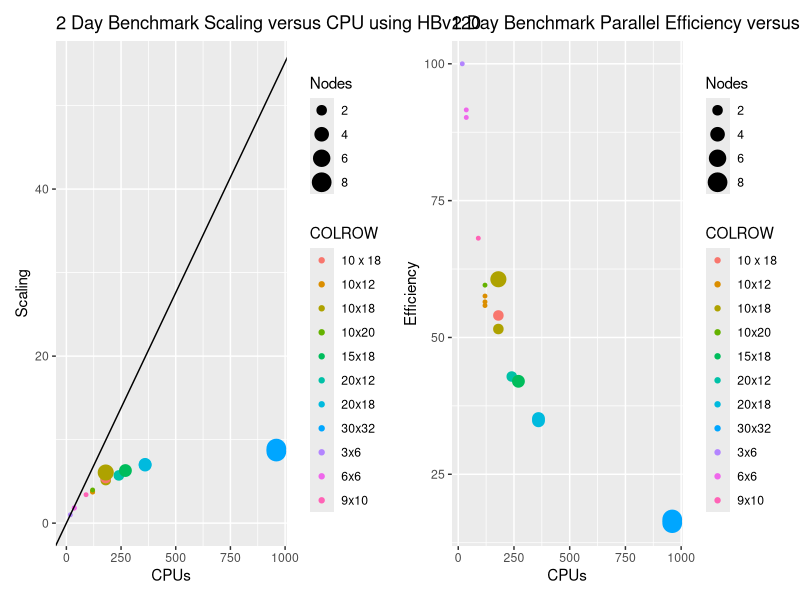

Write the R code that produced this figure.
library(ggplot2)
library(patchwork) # To display 2 charts together

# Script author: Liz Adams
# Affiliation: UNC CMAS Center 
# example from http://monashbioinformaticsplatform.github.io/2015-11-30-intro-r/ggplot.html
# 2nd example from https://r-graph-gallery.com/line-chart-dual-Y-axis-ggplot2.html

curr_wd<-getwd()
setwd(curr_wd)
png(file = paste('hbv120','_','Scaling','_','CPUs','.png',sep=''), width = 1024, height = 768, bg='white')
csv_data<- read.csv("../docs/user_guide_cyclecloud/qa/scaling_HBv120.csv",sep="\t", skip =0, header = TRUE, comment.char = "",check.names = FALSE, quote="", )
print(csv_data)
p1 <- ggplot(csv_data, aes(y=Scaling, x=CPUs, size=Nodes, color=COLROW)) +
    geom_point() + ggtitle("2 Day Benchmark Scaling versus CPU using HBv120") +  xlim(0,960) + ylim(0,55)
    

p2 <- ggplot(csv_data, aes(y=Efficiency, x=CPUs, size=Nodes, color=COLROW)) +
    geom_point() + ggtitle("2 Day Benchmark Parallel Efficiency versus CPU using HBv120")

# Display both charts side by side thanks to the patchwork package
p1 + geom_abline(intercept = 0, slope = .0552) + p2
